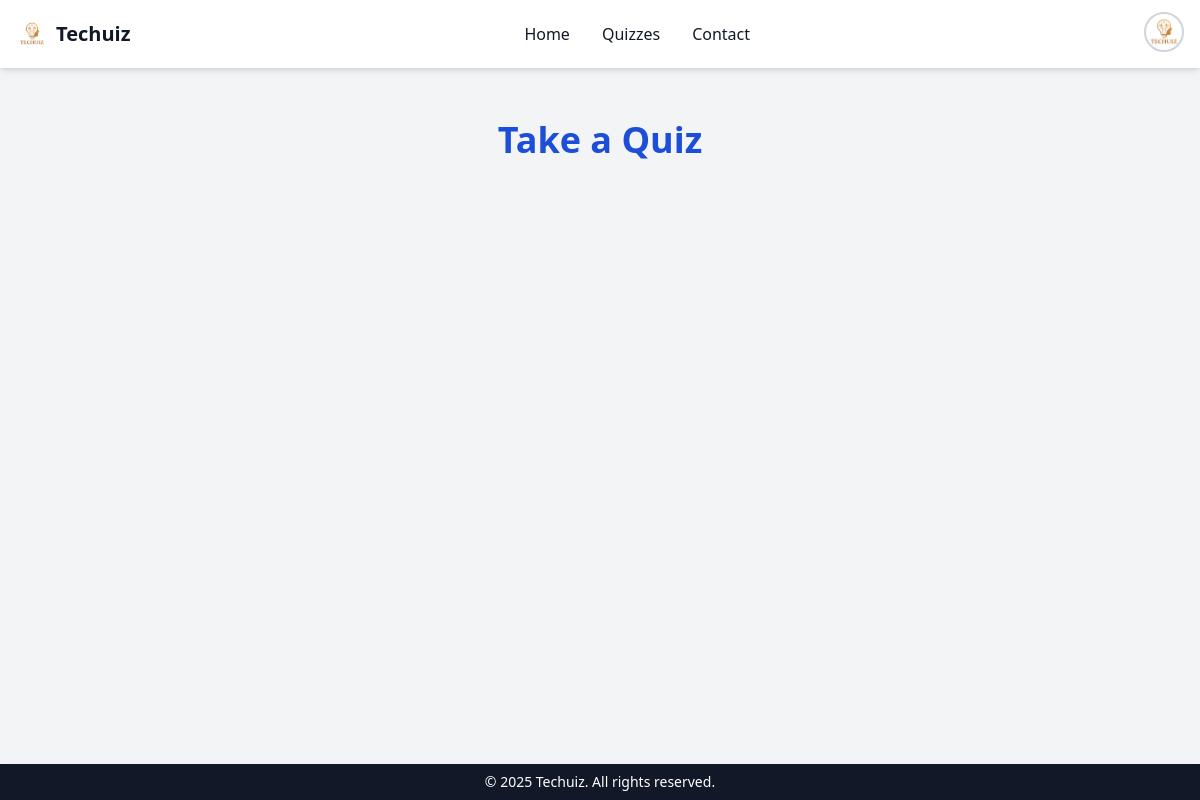
Before: /quizzes/ (signed in) with the older database file.
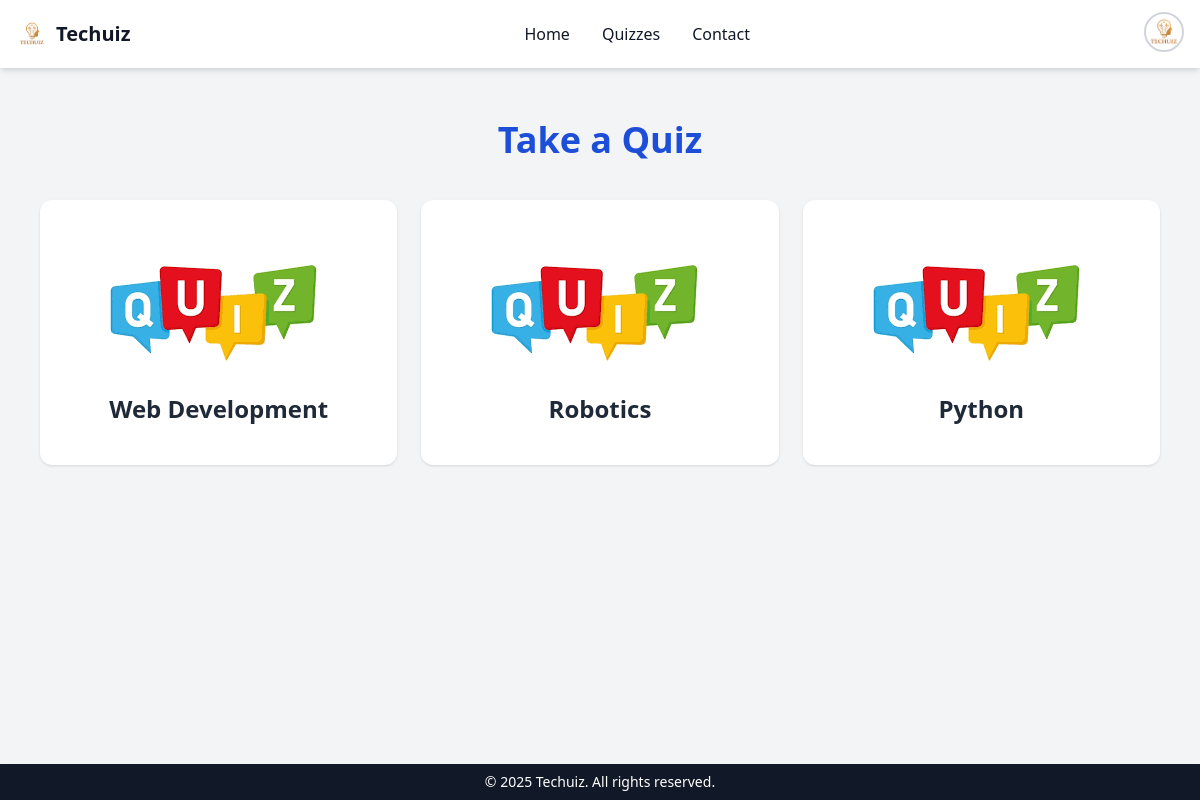
After: the same page with the newer database file.
### quiz/models.py (models this page shows, shortened)
class BaseModel(models.Model):
    uid = models.UUIDField(primary_key=True,default=uuid.uuid4)
    created_at = models.DateTimeField(auto_now_add=True)
    updated_at = models.DateTimeField(auto_now=True)
    class Meta:
        abstract = True

class Category(BaseModel):
    category_name = models.CharField(max_length=50)

### quiz/views.py (the view)
# urls.py: path('quizzes/',views.quizzes, name='quizzes'),
@login_required(login_url ='/login/')
def quizzes(request):
    context = {
        'categories' : Category.objects.all(),
    }
    return render(request, 'quizzes.html',context)

### quiz/templates/quizzes.html
{% extends "base.html" %}
{% load static %}
{% block content %}
<div class="max-w-6xl mx-auto px-4 py-10">
  <h1 class="text-4xl font-bold text-center text-blue-700 mb-10">Take a Quiz</h1>
  <div class="grid grid-cols-1 md:grid-cols-3 gap-6">
    {% for category in categories %}
    <a href="{% url 'category' category.category_name %}"><div class="bg-white rounded-2xl p-6 rounded-xl shadow hover:shadow-xl hover:m-1 transition p-6">
        <img src='{% static "images/quiz.png" %}' alt="Quiz">
      <h2 class="text-2xl font-semibold text-gray-800 mb-4 text-center">{{ category.category_name }}</h2>
    </div></a>
    {% endfor %}
  </div>
</div>
{% endblock %}

### quiz/templates/base.html (shortened to what this page needs)
{% load static %}
<!DOCTYPE html>
<html lang="en">
<head>
  <script src="https://cdn.tailwindcss.com"></script>
</head>
<body class="bg-gray-100 dark:bg-gray-900 text-gray-900 dark:text-white">
<nav class="bg-white dark:bg-gray-900 shadow-md fixed top-0 left-0 w-full z-50">
  <div class="max-w-screen-xl mx-auto px-4 py-3 flex items-center justify-between">
    <a href="/" class="flex items-center space-x-2">
      <img src="{% static 'images/techquiz_logo.png' %}" class="h-8 w-8" alt="Techuiz Logo">
      <span class="text-xl font-semibold dark:text-white">Techuiz</span>
    </a>
    <div class="hidden md:flex space-x-8 items-center">
      <a href="{% url 'index' %}" class="hover:text-blue-600 transition">Home</a>
      <a href="{% url 'quizzes' %}" class="hover:text-blue-600 transition">Quizzes</a>
      <a href="{% url 'contact' %}" class="hover:text-blue-600 transition">Contact</a>
    </div>
    <div class="relative" id="profile">
      {% if user.is_authenticated %}
        <button id="user-menu-button" class="w-10 h-10 rounded-full overflow-hidden border-2 border-gray-300 dark:border-gray-600 focus:outline-none focus:ring-2 focus:ring-blue-500">
          <img src="{% static 'images/techquiz_logo.png' %}" alt="User profile" class="object-cover w-full h-full">
        </button>
      {% else %}
        <a href="{% url 'login' %}" class="text-blue-600 hover:underline text-sm font-medium">Login</a>
      {% endif %}
    </div>
  </div>
</nav>
<main class="pt-20">
  {% block content %}
  {% endblock %}
</main>
<footer class="fixed bottom-0 left-0 w-full bg-gray-900 text-white text-center p-2 z-50 shadow-md">
    <p class="text-sm">&copy; 2025 Techuiz. All rights reserved.</p>
  </footer>
</body>
</html>

Changed rows visible on the page:
added Category: category_name "Web Development"
added Category: category_name "Robotics"
added Category: category_name "Python"
